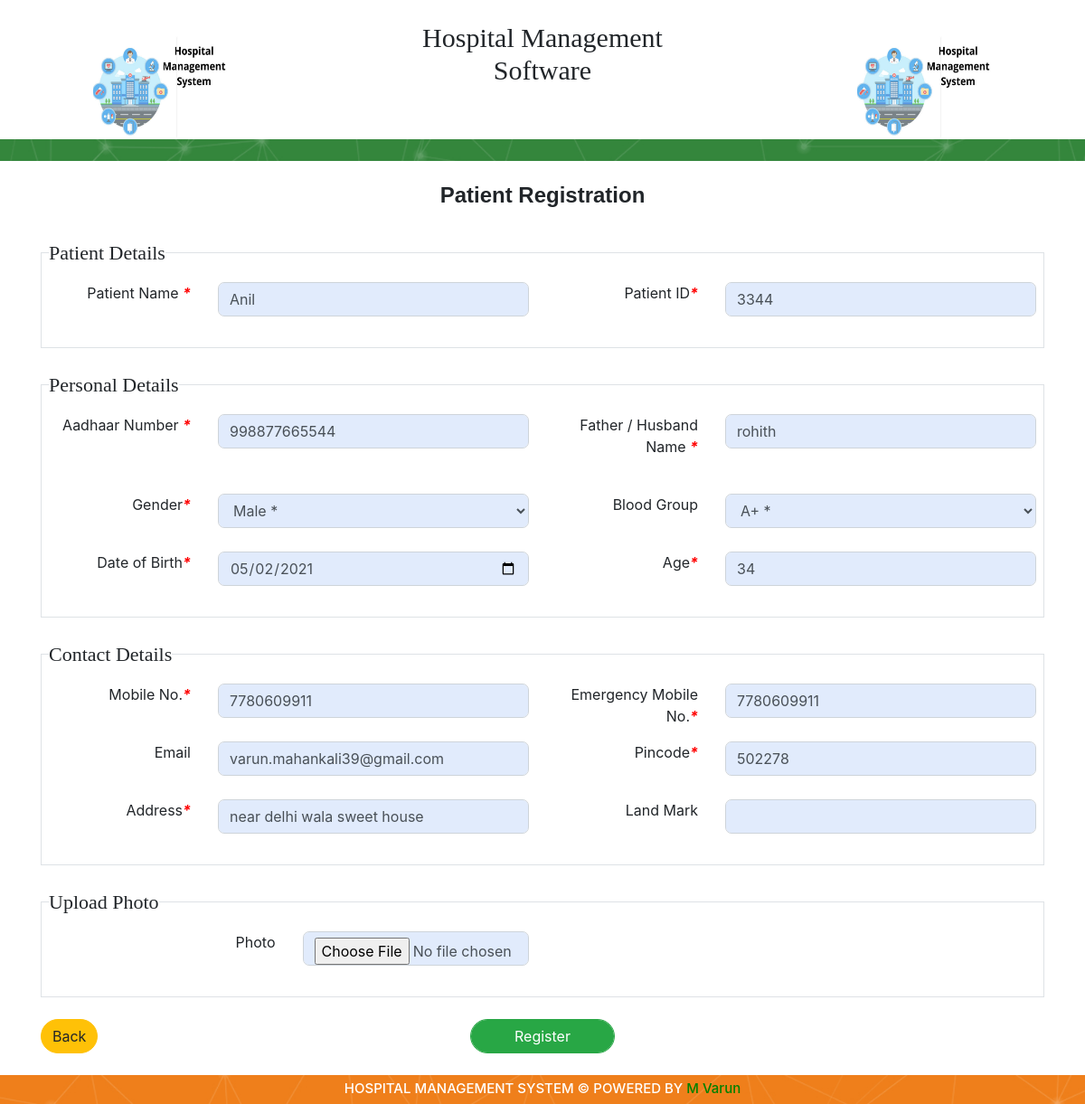
The page /update_patient_profile/?id=1 (signed in) on the database its author committed.
### tables this page shows
CREATE TABLE `patient_registration` (
  `id` int(11) NOT NULL AUTO_INCREMENT,
  `Patient_Name` varchar(50) DEFAULT NULL,
  `Patient_Id` varchar(45) DEFAULT NULL,
  `Aadhar_Number` varchar(45) DEFAULT NULL,
  `Relation_Name` varchar(45) DEFAULT NULL,
  `Gender` varchar(45) DEFAULT NULL,
  `Blood_Group` varchar(45) DEFAULT NULL,
  `Date_of_Birth` varchar(45) DEFAULT NULL,
  `Age` varchar(45) DEFAULT NULL,
  `Mobile_Number` varchar(45) DEFAULT NULL,
  `Emergency_Mobile_Number` varchar(45) DEFAULT NULL,
  `Email` varchar(45) DEFAULT NULL,
  `Pincode` varchar(45) DEFAULT NULL,
  `Address` varchar(45) DEFAULT NULL,
  `Landmark` varchar(45) DEFAULT NULL,
  `Photo` varchar(45) DEFAULT NULL,
  `created_by` int(11) DEFAULT NULL,
  `created_datetime` datetime DEFAULT NULL,
  `updated_by` int(11) DEFAULT NULL,
  `updated_datetime` datetime DEFAULT NULL,
  `deleted_by` int(11) DEFAULT NULL,
  `deleted_datetime` datetime DEFAULT NULL,
  `status` enum('Active','Inactive','Deleted') DEFAULT 'Active',
  PRIMARY KEY (`id`),
  UNIQUE KEY `Aadhar_Number_UNIQUE` (`Aadhar_Number`),
  UNIQUE KEY `Patient_Id_UNIQUE` (`Patient_Id`)
);

### update_patient_profile/index.php (the view, shortened to what this page needs)
<?php
include '../dbConfig.php';
if(isset($_GET['id']))
{
	$rid = $_GET['id'];
	$squery = "SELECT * FROM patient_registration WHERE id='$rid'";
	$row5 = mysqli_fetch_array(mysqli_query($conn,$squery));
}
?>
<!DOCTYPE html>
<html>
<head>
	<link rel="stylesheet" href="https://cdnjs.cloudflare.com/ajax/libs/font-awesome/4.7.0/css/font-awesome.min.css">
	<link rel="stylesheet" href="https://stackpath.bootstrapcdn.com/bootstrap/4.3.1/css/bootstrap.min.css">
	<link rel="stylesheet" href="https://cdnjs.cloudflare.com/ajax/libs/select2/4.0.10/css/select2.min.css">
</head>
<body>
	<?php include '../header.php'; ?>
	<div class="container"><br>
		<h4 style="text-align: center ;font-family:'Arial Rounded MT Bold',Arial,Helvetica,sans-serif; font-weight: bold; ">Patient Registration</h4><br>
		<form method="post" enctype="multipart/form-data">
			<fieldset class="border p-2">
		 		<legend  class="w-auto" style="font-size: 22px;font-family: bold;">Patient Details</legend>
		 		<div class="row">
				  <div class="col-md-2">
				  	<p style="text-align: right;">Patient Name <i class="required">*</i></p>
				  </div>
				  <div class="col-md-4">
					<input type="text" required="" name="patient_name" class="form-control"  value="<?php echo $row5['Patient_Name']; ?>" style="border-radius: 7px; background-color: #e1ebfc;">
				  </div>
				  <div class="col-md-2">
						<p style="text-align: right;">Patient ID<i class="required">*</i></p>
				  </div>
				  <div class="col-md-4">
					<input type="text" required="" class="form-control" name="patient_id" value="<?php echo $row5['Patient_Id']; ?>" style="border-radius: 7px; background-color: #e1ebfc;" >
			      </div>
			    </div>
			    <br>
			</fieldset>
		        <br>
		    <fieldset class="border p-2">
		 		<legend  class="w-auto" style="font-size: 22px;font-family: bold;">Personal Details</legend>
		 		<div class="row">
				  <div class="col-md-2">
				  	<p style="text-align: right;">Aadhaar Number <i class="required">*</i></p>
				  </div>
				  <div class="col-md-4">
					<input type="text" required="" name="Aadhar_number" class="form-control"  value="<?php echo $row5['Aadhar_Number']; ?>" style="border-radius: 7px; background-color: #e1ebfc;">
				  </div>
				  <div class="col-md-2">
						<p style="text-align: right;">Father / Husband Name  <i class="required">*</i></p>
				  </div>
				  <div class="col-md-4">
					<input type="text" required="" class="form-control" name="relation_name" value="<?php echo $row5['Relation_Name']; ?>" style="border-radius: 7px; background-color: #e1ebfc;">
			      </div>
			  </div>
		        <br>
		         <div class="row">
				   <div class="col-md-2">
						<p style="text-align: right;">Gender<i class="required">*</i></p>
				  </div>
				  <div class="col-md-4">
						<select name="gender" required="" class="form-control" style="border-radius: 7px; background-color: #e1ebfc;">
							<option value="<?php echo $row5['Gender']; ?>"><?php echo $row5['Gender']." *"; ?></option>
			    		</select>
					</div>
				    <div class="col-md-2">
						<p style="text-align: right;">Blood Group</p>
					</div>
					<div class="col-md-4">
							<select name="blood_group" class="form-control" style="border-radius: 7px; background-color: #e1ebfc;">
							<option value="<?php echo $row5['Blood_Group']; ?>"><?php echo $row5['Blood_Group']." *"; ?></option>
			    			</select>
			        </div>
</div>
			    <br>
			    <div class="row">
			    	 <div class="col-md-2">
						<p style="text-align: right;">Date of Birth<i class="required">*</i></p>
					</div>
					<div class="col-md-4">
						<input type="Date" required="" class="form-control" name="date_of_birth" value="<?php echo $row5['Date_of_Birth']; ?>" style="border-radius: 7px; background-color: #e1ebfc;">
			        </div>
			        <div class="col-md-2">
						<p style="text-align: right;">Age<i class="required">*</i></p>
					</div>
					<div class="col-md-4">
						<input type="text" required="" class="form-control" name="age" value="<?php echo $row5['Age']; ?>" style="border-radius: 7px; background-color: #e1ebfc;">
			        </div>
			    </div>
			    <br>
			</fieldset>
			<br>
			<fieldset class="border p-2">
		 		<legend  class="w-auto" style="font-size: 22px;font-family: bold;">Contact Details</legend>
		 		<div class="row">
				  <div class="col-md-2">
						<p style="text-align: right;">Mobile No.<i class="required">*</i></p>
					</div>
					<div class="col-md-4">
						<input type="text" required="" class="form-control" name="mobile_no" value="<?php echo $row5['Mobile_Number']; ?>" style="border-radius: 7px; background-color: #e1ebfc;">
			        </div>
			        <div class="col-md-2">
						<p style="text-align: right;">Emergency Mobile No.<i class="required">*</i></p>
					</div>
					<div class="col-md-4">
						<input type="text" required="" class="form-control" name="Emergency_mobile_no" value="<?php echo $row5['Emergency_Mobile_Number']; ?>" style="border-radius: 7px; background-color: #e1ebfc;">
			        </div>
			    </div>
			    <div class="row">
			        <div class="col-md-2">
						<p style="text-align: right;">Email</p>
					</div>
					<div class="col-md-4">
						<input type="Email" class="form-control" name="Email" value="<?php echo $row5['Email']; ?>" style="border-radius: 7px; background-color: #e1ebfc;">
			        </div>
			        <div class="col-md-2">
						<p style="text-align: right;">Pincode<i class="required">*</i></p>
					</div>
					<div class="col-md-4">
						<input type="text" required="" class="form-control" name="pincode" value="<?php echo $row5['Pincode']; ?>" style="border-radius: 7px; background-color: #e1ebfc;">
			        </div>
			    </div>
			    <br>
			     <div class="row">
			        <div class="col-md-2">
						<p style="text-align: right;">Address<i class="required">*</i></p>
					</div>
					<div class="col-md-4">
						<input type="text" required="" class="form-control" name="Address" value="<?php echo $row5['Address']; ?>" style="border-radius: 7px; background-color: #e1ebfc;">
			        </div>
			        <div class="col-md-2">
						<p style="text-align: right;">Land Mark</p>
					</div>
					<div class="col-md-4">
						<input type="text" class="form-control" name="Landmark" value="<?php echo $row5['Landmark']; ?>" style="border-radius: 7px; background-color: #e1ebfc;">
			        </div>
			    </div>
				<br>
			</fieldset>
			<br>
			<fieldset class="border p-2">
		 		<legend  class="w-auto" style="font-size: 22px;font-family: bold;">Upload Photo</legend>
		 		<div class="row">
		 			<div class="col-md-3">
							<p style="text-align: right;">Photo </p>
			    	</div>
			    	<div class="col-md-3">
						<input type="file" class="form-control" name="photo" value="<?php echo $row5['Photo']; ?>" style="border-radius: 7px; background-color: #e1ebfc;">
					</div>
				</div>
				<br>
			</fieldset>
			<br>
			<div class="row">
				<div class="col-md-5">
					<a href="../Patient_Details/" class="btn btn-warning">Back</a>
				</div>
				<div class="col-md-2">
					<input type="submit" name="RegisterBtn" value="Register" class="btn btn-success form-control" ><br>
				</div>
			</div>
			</form>
			</div>
<br>
<?php include '../footer.php' ?>

### update_patient_profile/index.php (style rules this page uses)
.required { color: red; font-weight: bold; }
.btn { border-radius: 20px !important; }

### rows shown on the page
patient_registration: patient_name "Anil", patient_id "3344", Aadhar_number "998877665544", relation_name "rohith", gender "Male *", blood_group "A+ *", date_of_birth "05/02/2021", age "34", mobile_no "7780609911", Emergency_mobile_no "7780609911", Email "varun.mahankali39@gmail.com", pincode "502278", Address "near delhi wala sweet house"
